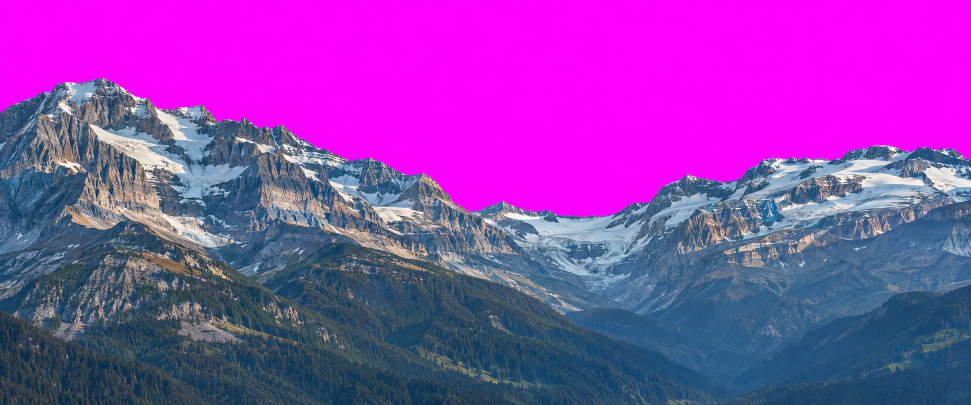
#> input picture assets/originals/alps.png, 1942 x 809 px (shown at 1/2 size); its folder holds only this picture in this run
$ python prepare-forest-update.py
#> lines starting #> are read from the running program, lines starting #| are printed output that depends on the picture
"""Build chroma-keyed sprites and tileable materials from the bundled source art."""
from pathlib import Path

import numpy as np
from PIL import Image, ImageChops, ImageFilter, ImageOps

assets = Path(__file__).resolve().parents[1] / "assets"
sources = assets / "originals"


def smooth(lower, upper, value):
    t = np.clip((value - lower) / (upper - lower), 0, 1)
    return t*t*(3-2*t)


def key_magenta(image):
    rgb = np.asarray(image.convert("RGB"), dtype=np.float32) / 255
    r, g, b = np.moveaxis(rgb, -1, 0)
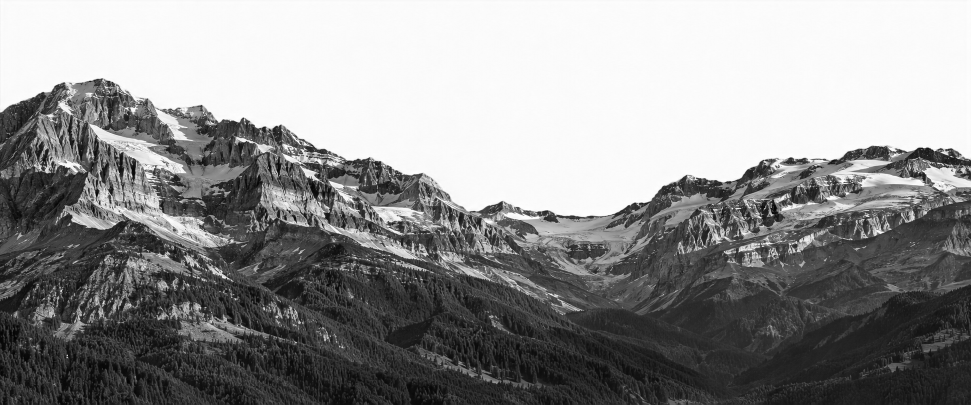
#> r: shape (809, 1942) float32 (shown at 1/2 size); min 0, max 1, mean 0.559
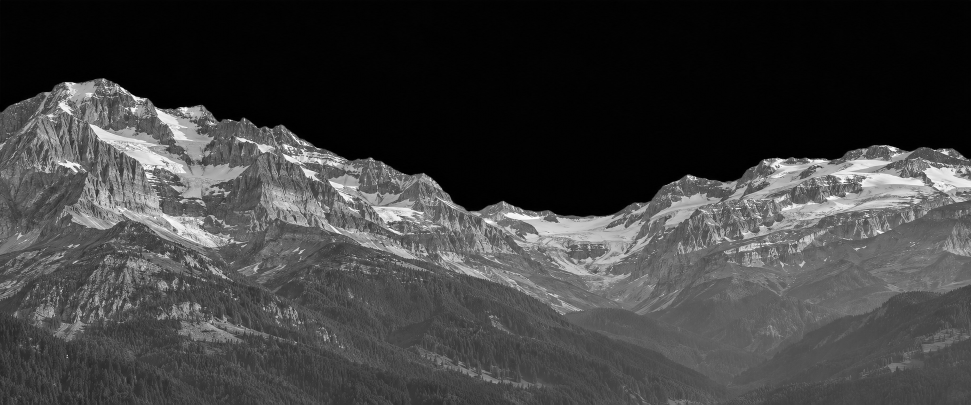
#> g: shape (809, 1942) float32 (shown at 1/2 size); min 0, max 1, mean 0.249
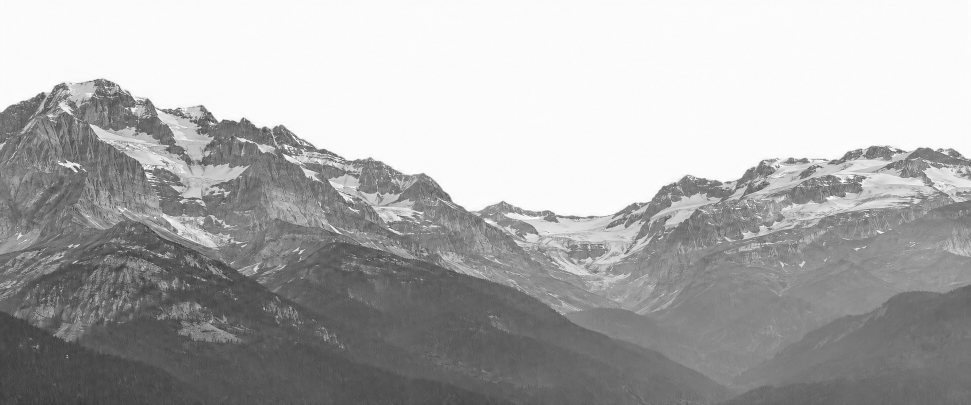
#> b: shape (809, 1942) float32 (shown at 1/2 size); min 0.2, max 1, mean 0.678
    chroma = np.maximum(0, np.minimum(r, b)-g)
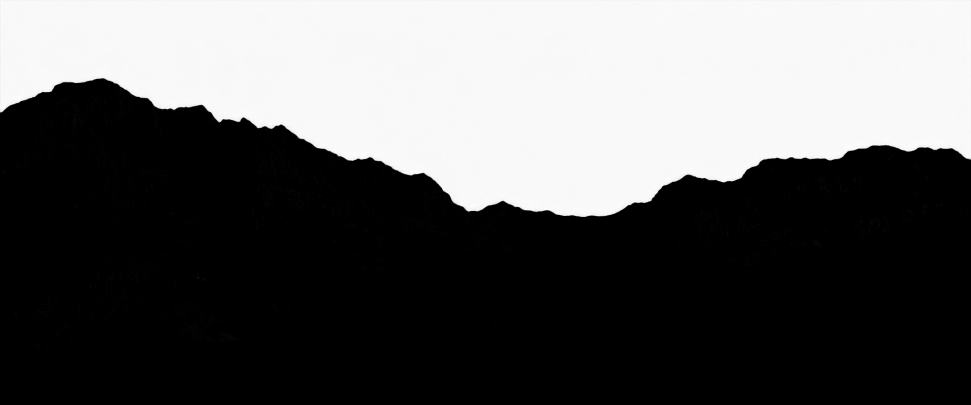
#> chroma: shape (809, 1942) float32 (shown at 1/2 size); min 0, max 1, mean 0.372
    alpha = 1-smooth(.095,.59,chroma)*smooth(.30,.71,np.minimum(r,b))
#> call 2 of smooth, with lower = 0.3, upper = 0.71
#> in smooth (call 2), `t = np.clip((value - lower) / (upper - lower), 0, 1)`:
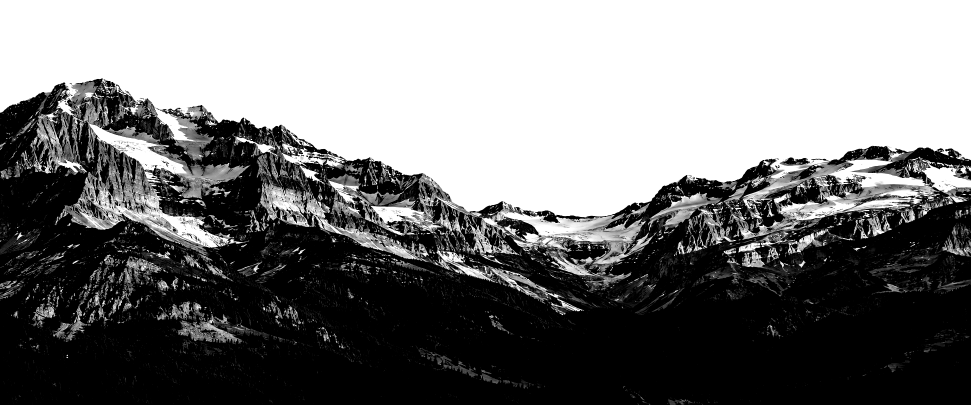
#> t: shape (809, 1942) float32 (shown at 1/2 size); min 0, max 1, mean 0.478
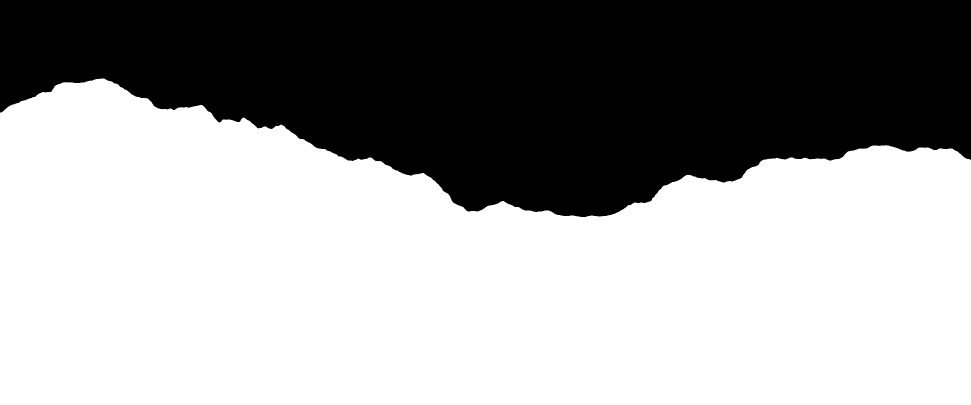
#> alpha: shape (809, 1942) float32 (shown at 1/2 size); min 0, max 1, mean 0.618
    spill = np.maximum(0,chroma-.035)*smooth(.07,.26,chroma)
    corrected = np.stack((r-spill*.93,g,b-spill*.92,alpha),axis=-1)
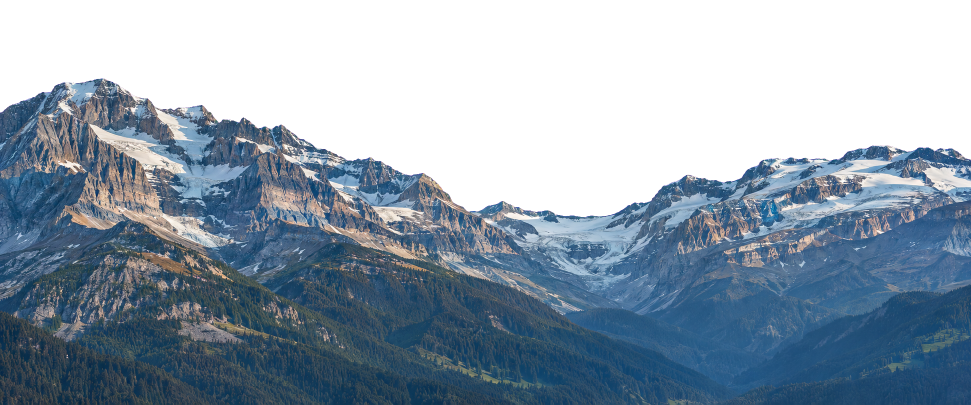
#> corrected: shape (809, 1942, 4) float32 (shown at 1/2 size); mean of channels 0, 1, 2, 3 0.227, 0.25, 0.349, 0.618; transparent parts drawn white
    corrected[alpha<.015] = 0
    return Image.fromarray(np.uint8(np.clip(corrected,0,1)*255+.5),"RGBA")
#> returned value: PIL image 1942x809 RGBA


for original, target in (("alps","alps"),("foothills","foothills"),("fir-branch","fir-branch")):
    path=sources / f"{original}.png"
    if not path.exists():
        continue
    subject = key_magenta(Image.open(path))
    if original=="fir-branch":
        subject.thumbnail((2304,1024),Image.Resampling.LANCZOS)
    subject.save(assets / f"{target}.webp",quality=91,method=6,alpha_quality=100)

#> (the run stopped early here; a loop or call above may not have finished)
